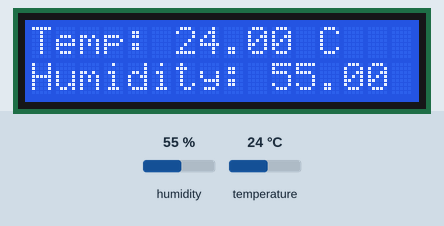
This sketch was run on a simulated ESP32. Parts: 16×2 character LCD. The inputs (shaded band) are chosen by the test bench; at power-on: humidity 55 %, temperature 24 °C. WiFi joins after 1.5 s; servers stay silent unless stated; what the sketch prints to the serial monitor is not drawn.

Above: at 4.7 s.
4.8 s: humidity set to 22 %
At 6.5 s:
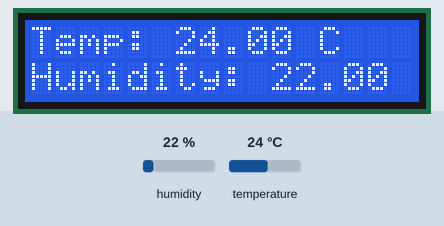
7.8 s: temperature set to 12 °C
At 9.4 s:
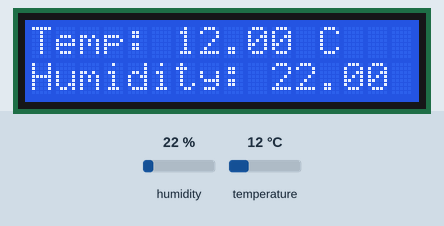
14.2 s: humidity set to 40 %
At 15.7 s:
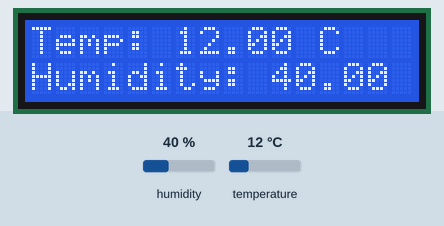
17.2 s: temperature set to 19 °C
At 19.1 s:
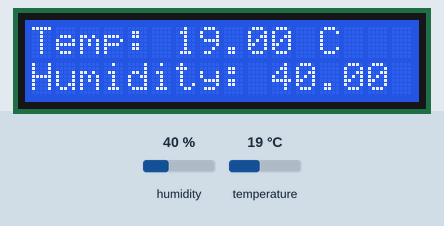
Timing chart, 0 to 20.6 s (numbered marks = the images above; inputs shaded):
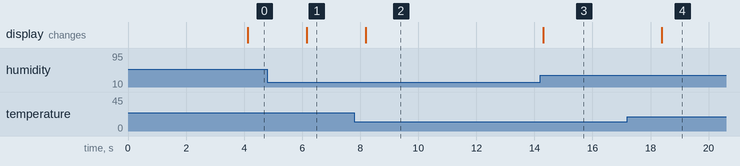

Measured:
- after the input at 4.8 s, the display: changes after 1.4 s (image 1)
- after the input at 7.8 s, the display: changes after 0.39 s (image 2)
- after the input at 14.2 s, the display: changes after 0.10 s (image 3)
- after the input at 17.2 s, the display: changes after 1.2 s (image 4)

The sketch:

read_field.ino
```cpp
// Use this file to store all of the private credentials
// and connection details

#define SECRET_SSID "MySSID"		// replace MySSID with your WiFi network name
#define SECRET_PASS "MyPassword"	// replace MyPassword with your WiFi password

#define SECRET_CH_ID_WEATHER_STATION 12397	          	//MathWorks weather station

#define SECRET_CH_ID_COUNTER 298725 					//Test channel for counting
#define SECRET_READ_APIKEY_COUNTER "SODG0O2UZVGKWAWG"	//API Key for Test channel
```

dht_esp32_email_report.ino
```cpp
#include <WiFi.h>
#include <ESP32_MailClient.h>
#include <Wire.h>
#include <LiquidCrystal_I2C.h>
#include <DHT.h>

// Wi-Fi credentials
const char* ssid = "your_SSID";
const char* password = "your_PASSWORD";

// Email credentials
#define SMTP_HOST "smtp.your-email.com"
#define SMTP_PORT 587
#define AUTHOR_EMAIL "your_email@domain.com"
#define AUTHOR_PASSWORD "your_email_password"
#define RECIPIENT_EMAIL "recipient_email@domain.com"

// Define the pin where the DHT sensor is connected
#define DHTPIN 4
// Define the type of DHT sensor (DHT11 or DHT22)
#define DHTTYPE DHT22

DHT dht(DHTPIN, DHTTYPE);

// Set the LCD address to 0x27 for a 16 chars and 2 line display
LiquidCrystal_I2C lcd(0x27, 16, 2); // Adjust columns and rows here if needed

// Define extreme condition thresholds
const float TEMP_THRESHOLD = 30.0; // Celsius
const float HUM_THRESHOLD = 80.0; // Percentage

// Email configuration
SMTPData smtpData;

void setup() {
  Serial.begin(115200);
  dht.begin();

  // Initialize the LCD
  lcd.begin(16, 2, LCD_5x8DOTS);
  lcd.backlight();
  lcd.setCursor(0, 0);
  lcd.print("Temp & Humidity");

  // Connect to Wi-Fi
  WiFi.begin(ssid, password);
  while (WiFi.status() != WL_CONNECTED) {
    delay(1000);
    Serial.println("Connecting to WiFi...");
  }
  Serial.println("Connected to WiFi");

  // Configure SMTP server
  smtpData.setLogin(SMTP_HOST, SMTP_PORT, AUTHOR_EMAIL, AUTHOR_PASSWORD);
  smtpData.setSender("ESP32 Alert", AUTHOR_EMAIL);
  smtpData.setPriority("High");
  smtpData.setSubject("Temperature/Humidity Alert");
  smtpData.addRecipient(RECIPIENT_EMAIL);
}

void loop() {
  // Wait a few seconds between measurements
  delay(2000);

  // Read humidity and temperature
  float humidity = dht.readHumidity();
  float temperature = dht.readTemperature();

  // Check if any reads failed and exit early (to try again).
  if (isnan(humidity) || isnan(temperature)) {
    Serial.println("Failed to read from DHT sensor!");
    return;
  }

  // Print the results to the Serial Monitor
  Serial.print("Humidity: ");
  Serial.print(humidity);
  Serial.print(" %\t");
  Serial.print("Temperature: ");
  Serial.print(temperature);
  Serial.println(" *C");

  // Display the results on the LCD
  lcd.clear();
  lcd.setCursor(0, 0);
  lcd.print("Temp: ");
  lcd.print(temperature);
  lcd.print(" C");
  lcd.setCursor(0, 1);
  lcd.print("Humidity: ");
  lcd.print(humidity);
  lcd.print(" %");

  // Check for extreme conditions and send email alerts
  if (temperature > TEMP_THRESHOLD || humidity > HUM_THRESHOLD) {
    String message = "Warning! Extreme conditions detected:\n";
    if (temperature > TEMP_THRESHOLD) {
      message += "Temperature: " + String(temperature) + " C\n";
    }
    if (humidity > HUM_THRESHOLD) {
      message += "Humidity: " + String(humidity) + " %";
    }

    smtpData.setMessage(message.c_str(), true);

    if (!MailClient.sendMail(smtpData)) {
      Serial.println("Error sending email: " + MailClient.smtpErrorReason());
    }

    smtpData.empty();
  }
}
```
